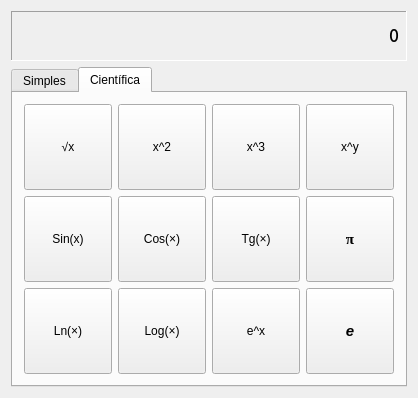
<?xml version="1.0" encoding="UTF-8"?>
<ui version="4.0">
 <class>CalculatorInterface</class>
 <widget class="QWidget" name="CalculatorInterface">
  <property name="geometry">
   <rect>
    <x>0</x>
    <y>0</y>
    <width>418</width>
    <height>398</height>
   </rect>
  </property>
  <property name="minimumSize">
   <size>
    <width>0</width>
    <height>0</height>
   </size>
  </property>
  <property name="windowTitle">
   <string>CalculatorInterface</string>
  </property>
  <layout class="QGridLayout" name="gridLayout">
   <item row="0" column="1">
    <widget class="QLabel" name="entryScreen">
     <property name="sizePolicy">
      <sizepolicy hsizetype="Expanding" vsizetype="Minimum">
       <horstretch>0</horstretch>
       <verstretch>0</verstretch>
      </sizepolicy>
     </property>
     <property name="minimumSize">
      <size>
       <width>0</width>
       <height>50</height>
      </size>
     </property>
     <property name="font">
      <font>
       <family>Courier</family>
       <pointsize>15</pointsize>
       <weight>75</weight>
       <bold>true</bold>
      </font>
     </property>
     <property name="cursor">
      <cursorShape>IBeamCursor</cursorShape>
     </property>
     <property name="frameShape">
      <enum>QFrame::Panel</enum>
     </property>
     <property name="frameShadow">
      <enum>QFrame::Sunken</enum>
     </property>
     <property name="text">
      <string>0</string>
     </property>
     <property name="alignment">
      <set>Qt::AlignRight|Qt::AlignTrailing|Qt::AlignVCenter</set>
     </property>
    </widget>
   </item>
   <item row="2" column="1">
    <widget class="QTabWidget" name="tabWidget">
     <property name="tabShape">
      <enum>QTabWidget::Rounded</enum>
     </property>
     <property name="currentIndex">
      <number>1</number>
     </property>
     <widget class="QWidget" name="tab">
      <attribute name="title">
       <string>Simples</string>
      </attribute>
      <layout class="QGridLayout" name="gridLayout_2">
       <item row="1" column="3">
        <widget class="QPushButton" name="buttonMultiply">
         <property name="sizePolicy">
          <sizepolicy hsizetype="Minimum" vsizetype="Minimum">
           <horstretch>0</horstretch>
           <verstretch>0</verstretch>
          </sizepolicy>
         </property>
         <property name="text">
          <string>×</string>
         </property>
        </widget>
       </item>
       <item row="2" column="0">
        <widget class="QPushButton" name="buttonSeven">
         <property name="sizePolicy">
          <sizepolicy hsizetype="Minimum" vsizetype="Minimum">
           <horstretch>0</horstretch>
           <verstretch>0</verstretch>
          </sizepolicy>
         </property>
         <property name="text">
          <string>7</string>
         </property>
        </widget>
       </item>
       <item row="2" column="1">
        <widget class="QPushButton" name="buttonEight">
         <property name="sizePolicy">
          <sizepolicy hsizetype="Minimum" vsizetype="Minimum">
           <horstretch>0</horstretch>
           <verstretch>0</verstretch>
          </sizepolicy>
         </property>
         <property name="text">
          <string>8</string>
         </property>
        </widget>
       </item>
       <item row="2" column="2">
        <widget class="QPushButton" name="buttonNine">
         <property name="sizePolicy">
          <sizepolicy hsizetype="Minimum" vsizetype="Minimum">
           <horstretch>0</horstretch>
           <verstretch>0</verstretch>
          </sizepolicy>
         </property>
         <property name="text">
          <string>9</string>
         </property>
        </widget>
       </item>
       <item row="2" column="3">
        <widget class="QPushButton" name="buttonDivide">
         <property name="sizePolicy">
          <sizepolicy hsizetype="Minimum" vsizetype="Minimum">
           <horstretch>0</horstretch>
           <verstretch>0</verstretch>
          </sizepolicy>
         </property>
         <property name="text">
          <string>÷</string>
         </property>
        </widget>
       </item>
       <item row="3" column="0">
        <widget class="QPushButton" name="buttonFour">
         <property name="sizePolicy">
          <sizepolicy hsizetype="Minimum" vsizetype="Minimum">
           <horstretch>0</horstretch>
           <verstretch>0</verstretch>
          </sizepolicy>
         </property>
         <property name="text">
          <string>4</string>
         </property>
        </widget>
       </item>
       <item row="3" column="1">
        <widget class="QPushButton" name="buttonFive">
         <property name="sizePolicy">
          <sizepolicy hsizetype="Minimum" vsizetype="Minimum">
           <horstretch>0</horstretch>
           <verstretch>0</verstretch>
          </sizepolicy>
         </property>
         <property name="text">
          <string>5</string>
         </property>
        </widget>
       </item>
       <item row="3" column="2">
        <widget class="QPushButton" name="buttonSix">
         <property name="sizePolicy">
          <sizepolicy hsizetype="Minimum" vsizetype="Minimum">
           <horstretch>0</horstretch>
           <verstretch>0</verstretch>
          </sizepolicy>
         </property>
         <property name="text">
          <string>6</string>
         </property>
        </widget>
       </item>
       <item row="3" column="3">
        <widget class="QPushButton" name="buttonSubtract">
         <property name="sizePolicy">
          <sizepolicy hsizetype="Minimum" vsizetype="Minimum">
           <horstretch>0</horstretch>
           <verstretch>0</verstretch>
          </sizepolicy>
         </property>
         <property name="text">
          <string>-</string>
         </property>
        </widget>
       </item>
       <item row="4" column="0">
        <widget class="QPushButton" name="buttonOne">
         <property name="sizePolicy">
          <sizepolicy hsizetype="Minimum" vsizetype="Minimum">
           <horstretch>0</horstretch>
           <verstretch>0</verstretch>
          </sizepolicy>
         </property>
         <property name="text">
          <string>1</string>
         </property>
        </widget>
       </item>
       <item row="4" column="1">
        <widget class="QPushButton" name="buttonTwo">
         <property name="sizePolicy">
          <sizepolicy hsizetype="Minimum" vsizetype="Minimum">
           <horstretch>0</horstretch>
           <verstretch>0</verstretch>
          </sizepolicy>
         </property>
         <property name="text">
          <string>2</string>
         </property>
        </widget>
       </item>
       <item row="4" column="2">
        <widget class="QPushButton" name="buttonThree">
         <property name="sizePolicy">
          <sizepolicy hsizetype="Minimum" vsizetype="Minimum">
           <horstretch>0</horstretch>
           <verstretch>0</verstretch>
          </sizepolicy>
         </property>
         <property name="text">
          <string>3</string>
         </property>
        </widget>
       </item>
       <item row="4" column="3" rowspan="2">
        <widget class="QPushButton" name="buttonAdd">
         <property name="sizePolicy">
          <sizepolicy hsizetype="Minimum" vsizetype="Minimum">
           <horstretch>0</horstretch>
           <verstretch>0</verstretch>
          </sizepolicy>
         </property>
         <property name="text">
          <string>+</string>
         </property>
        </widget>
       </item>
       <item row="5" column="0">
        <widget class="QPushButton" name="buttonZero">
         <property name="sizePolicy">
          <sizepolicy hsizetype="Minimum" vsizetype="Minimum">
           <horstretch>0</horstretch>
           <verstretch>0</verstretch>
          </sizepolicy>
         </property>
         <property name="text">
          <string>0</string>
         </property>
        </widget>
       </item>
       <item row="5" column="1">
        <widget class="QPushButton" name="buttonDecimal">
         <property name="sizePolicy">
          <sizepolicy hsizetype="Minimum" vsizetype="Minimum">
           <horstretch>0</horstretch>
           <verstretch>0</verstretch>
          </sizepolicy>
         </property>
         <property name="text">
          <string>.</string>
         </property>
        </widget>
       </item>
       <item row="5" column="2">
        <widget class="QPushButton" name="buttonCalculate">
         <property name="sizePolicy">
          <sizepolicy hsizetype="Minimum" vsizetype="Minimum">
           <horstretch>0</horstretch>
           <verstretch>0</verstretch>
          </sizepolicy>
         </property>
         <property name="text">
          <string>=</string>
         </property>
        </widget>
       </item>
       <item row="1" column="2">
        <widget class="QPushButton" name="buttonAllClear">
         <property name="sizePolicy">
          <sizepolicy hsizetype="Minimum" vsizetype="Minimum">
           <horstretch>0</horstretch>
           <verstretch>0</verstretch>
          </sizepolicy>
         </property>
         <property name="text">
          <string>AC</string>
         </property>
        </widget>
       </item>
       <item row="1" column="0" colspan="2">
        <widget class="QPushButton" name="buttonClear">
         <property name="sizePolicy">
          <sizepolicy hsizetype="Minimum" vsizetype="Minimum">
           <horstretch>0</horstretch>
           <verstretch>0</verstretch>
          </sizepolicy>
         </property>
         <property name="text">
          <string>CLEAR</string>
         </property>
        </widget>
       </item>
      </layout>
     </widget>
     <widget class="QWidget" name="tab_2">
      <attribute name="title">
       <string>Científica</string>
      </attribute>
      <layout class="QGridLayout" name="gridLayout_3">
       <item row="0" column="0">
        <widget class="QPushButton" name="buttonSqrt">
         <property name="sizePolicy">
          <sizepolicy hsizetype="Minimum" vsizetype="Minimum">
           <horstretch>0</horstretch>
           <verstretch>0</verstretch>
          </sizepolicy>
         </property>
         <property name="text">
          <string>√x</string>
         </property>
        </widget>
       </item>
       <item row="0" column="1">
        <widget class="QPushButton" name="buttonSqr">
         <property name="sizePolicy">
          <sizepolicy hsizetype="Minimum" vsizetype="Minimum">
           <horstretch>0</horstretch>
           <verstretch>0</verstretch>
          </sizepolicy>
         </property>
         <property name="text">
          <string>x^2</string>
         </property>
        </widget>
       </item>
       <item row="0" column="2">
        <widget class="QPushButton" name="buttonCube">
         <property name="sizePolicy">
          <sizepolicy hsizetype="Minimum" vsizetype="Minimum">
           <horstretch>0</horstretch>
           <verstretch>0</verstretch>
          </sizepolicy>
         </property>
         <property name="text">
          <string>x^3</string>
         </property>
        </widget>
       </item>
       <item row="0" column="3">
        <widget class="QPushButton" name="buttonExp">
         <property name="sizePolicy">
          <sizepolicy hsizetype="Minimum" vsizetype="Minimum">
           <horstretch>0</horstretch>
           <verstretch>0</verstretch>
          </sizepolicy>
         </property>
         <property name="text">
          <string>x^y</string>
         </property>
        </widget>
       </item>
       <item row="1" column="0">
        <widget class="QPushButton" name="buttonSin">
         <property name="sizePolicy">
          <sizepolicy hsizetype="Minimum" vsizetype="Minimum">
           <horstretch>0</horstretch>
           <verstretch>0</verstretch>
          </sizepolicy>
         </property>
         <property name="text">
          <string>Sin(x)</string>
         </property>
        </widget>
       </item>
       <item row="1" column="1">
        <widget class="QPushButton" name="buttonCos">
         <property name="sizePolicy">
          <sizepolicy hsizetype="Minimum" vsizetype="Minimum">
           <horstretch>0</horstretch>
           <verstretch>0</verstretch>
          </sizepolicy>
         </property>
         <property name="text">
          <string>Cos(×)</string>
         </property>
        </widget>
       </item>
       <item row="1" column="2">
        <widget class="QPushButton" name="buttonTg">
         <property name="sizePolicy">
          <sizepolicy hsizetype="Minimum" vsizetype="Minimum">
           <horstretch>0</horstretch>
           <verstretch>0</verstretch>
          </sizepolicy>
         </property>
         <property name="text">
          <string>Tg(×)</string>
         </property>
        </widget>
       </item>
       <item row="1" column="3">
        <widget class="QPushButton" name="buttonPi">
         <property name="sizePolicy">
          <sizepolicy hsizetype="Minimum" vsizetype="Minimum">
           <horstretch>0</horstretch>
           <verstretch>0</verstretch>
          </sizepolicy>
         </property>
         <property name="font">
          <font>
           <family>Times New Roman</family>
           <pointsize>11</pointsize>
           <weight>75</weight>
           <bold>true</bold>
          </font>
         </property>
         <property name="text">
          <string>π</string>
         </property>
        </widget>
       </item>
       <item row="2" column="0">
        <widget class="QPushButton" name="buttonLn">
         <property name="sizePolicy">
          <sizepolicy hsizetype="Minimum" vsizetype="Minimum">
           <horstretch>0</horstretch>
           <verstretch>0</verstretch>
          </sizepolicy>
         </property>
         <property name="text">
          <string>Ln(×)</string>
         </property>
        </widget>
       </item>
       <item row="2" column="1">
        <widget class="QPushButton" name="buttonLog">
         <property name="sizePolicy">
          <sizepolicy hsizetype="Minimum" vsizetype="Minimum">
           <horstretch>0</horstretch>
           <verstretch>0</verstretch>
          </sizepolicy>
         </property>
         <property name="text">
          <string>Log(×)</string>
         </property>
        </widget>
       </item>
       <item row="2" column="2">
        <widget class="QPushButton" name="buttonNeperexp">
         <property name="sizePolicy">
          <sizepolicy hsizetype="Minimum" vsizetype="Minimum">
           <horstretch>0</horstretch>
           <verstretch>0</verstretch>
          </sizepolicy>
         </property>
         <property name="text">
          <string>e^x</string>
         </property>
        </widget>
       </item>
       <item row="2" column="3">
        <widget class="QPushButton" name="buttonNeper">
         <property name="sizePolicy">
          <sizepolicy hsizetype="Minimum" vsizetype="Minimum">
           <horstretch>0</horstretch>
           <verstretch>0</verstretch>
          </sizepolicy>
         </property>
         <property name="font">
          <font>
           <pointsize>11</pointsize>
           <weight>75</weight>
           <italic>true</italic>
           <bold>true</bold>
          </font>
         </property>
         <property name="text">
          <string>e</string>
         </property>
        </widget>
       </item>
      </layout>
     </widget>
    </widget>
   </item>
  </layout>
 </widget>
 <layoutdefault spacing="6" margin="11"/>
 <resources/>
 <connections/>
</ui>
